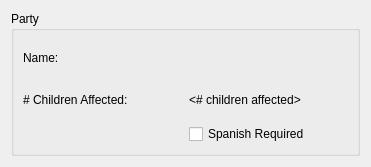
<?xml version="1.0" encoding="UTF-8"?>
<ui version="4.0">
 <class>PartySummaryForm</class>
 <widget class="QWidget" name="PartySummaryForm">
  <property name="geometry">
   <rect>
    <x>0</x>
    <y>0</y>
    <width>371</width>
    <height>167</height>
   </rect>
  </property>
  <property name="windowTitle">
   <string>Form</string>
  </property>
  <layout class="QGridLayout" name="gridLayout">
   <item row="0" column="0">
    <widget class="QGroupBox" name="groupBox">
     <property name="title">
      <string>Party</string>
     </property>
     <layout class="QGridLayout" name="gridLayout_5">
      <item row="3" column="1">
       <widget class="QCheckBox" name="spanishCheckbox">
        <property name="text">
         <string>Spanish Required</string>
        </property>
       </widget>
      </item>
      <item row="2" column="1">
       <widget class="QLabel" name="childrenLabel">
        <property name="text">
         <string>&lt;# children affected&gt;</string>
        </property>
       </widget>
      </item>
      <item row="0" column="1">
       <widget class="QLabel" name="fullnameLabel">
        <property name="text">
         <string>&lt;fullname here&gt;</string>
        </property>
       </widget>
      </item>
      <item row="0" column="0">
       <widget class="QLabel" name="_nameLabel">
        <property name="text">
         <string>Name: </string>
        </property>
       </widget>
      </item>
      <item row="2" column="0">
       <widget class="QLabel" name="label">
        <property name="text">
         <string># Children Affected:</string>
        </property>
       </widget>
      </item>
     </layout>
    </widget>
   </item>
  </layout>
 </widget>
 <resources/>
 <connections/>
</ui>
